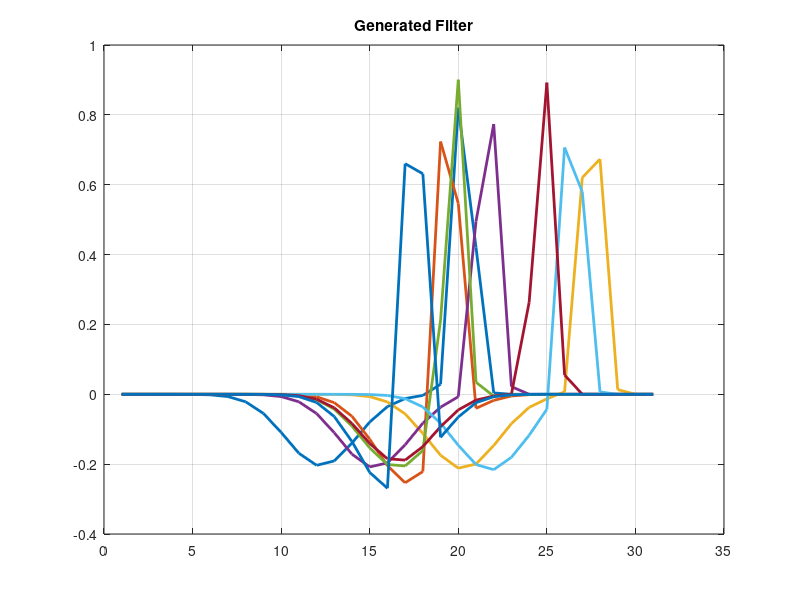

MATLAB code for this plot: (Note: this script raises an error after producing the figure.)
% Different GLM settings for two arm forced choice (Nathan Schneider).
% Random data is generated for cluster activity (dimensionality reduced)
% and response (licking)
% 
% By Tomas Suarez Omedas - 08/18/2022

% Experimental setup:
%   Stim duration 1s
%   8 clusters from cells
%   Stim starts at frames 75
%   Stim presented for 30 frames

%% Setup
clear; close all; clc

nClusters   = 8;
nFrames     = 200;
nTrials     = 153;
nChoices    = 4;
nStims      = 9;

fs          = 30; % frame rate

firstFrame  = 75;
lastFrame   = 85;

cutIn       = 75:105; % frames of neural data fed into GLM
ntfilt      = length(cutIn); % Size of time filter

%% Set Figure
figure
set(gcf,'Color','w')


%% Generate AM noise stimulus
% Stimulus is amplitude modulated noise. Begins at frame 75 and lasts for
% 30 frames. Stimulus frames are nonzero integer and no-stim frames are
% zero
stims       = 1:nStims;
reps        = ones(size(stims))*nTrials/nStims;
stimOrder   = repelem(stims,reps);
stimOrder   = stimOrder(randperm(length(stimOrder)));
StimulusMat = zeros(nTrials,nFrames);
for n = 1:nTrials
    StimulusMat(n,firstFrame:lastFrame) = repelem(stimOrder(n),lastFrame-firstFrame+1);
end
% StimulusMat(:,firstFrame:lastFrame) = 1;
Stimulus    = reshape(StimulusMat',[1,nTrials*nFrames]);

paddedStim  = [zeros(1,ntfilt-1) , Stimulus];

plot(Stimulus(1:nFrames*5),'k','LineWidth',1.5)
title('Stimulus Waveform')
xlabel('Frames')
ylabel('Level (a.u.)')
grid on
axis tight


%% Create Clusters Activity (after dim reduction)
% first create prototypical shape for each cluster
shape = zeros(nClusters,nFrames);
for ii = 1:nClusters
    mu1     = firstFrame*0.8;
    mu2     = lastFrame*0.7;
    sigma1  = 0.5;
    sigma2  = 0.5;
    x       = (1:nFrames)';
    gauss1  = exp(-(x-mu1).^2/2/sigma1^2) * ii;
    gauss2  = 0.2*exp(-(x-mu2).^2/2/sigma2^2) * (nClusters-ii);
    shape(ii,:)   = gauss1+gauss2;
    shape(ii,:)   = shape(ii,:)/norm(shape);
end

% then make each trial's a function of the sound played
cResponse = zeros(nTrials,nFrames,nClusters); % cluster response
for ii = 1:nClusters
    randNoise = randn(nTrials,nFrames)*0.8;
    cResponse(:,:,ii) = shape(ii,:).*randNoise + 1./(stimOrder');
end
plot(cResponse(:,:,1)')

% Reshape Cluster Response as Design Matrix
% Design matrix is trials by timepoints*clusters
cResponse2  = cResponse(:,cutIn,:);
Xdsgn       = reshape(cResponse2,[nTrials,length(cutIn)*nClusters]);
imagesc(Xdsgn)
colorbar


%% Create Simulated Beta Weights
betaWeights = zeros(ntfilt,nClusters);
for ii = 1:nClusters
    mu1     = ntfilt - rand*ntfilt*0.5 - 0.5;
    mu2     = mu1 - rand*ntfilt*0.3 - 0.5;
    sigma1  = 0.5;
    sigma2  = 2;
    x       = (1:ntfilt)';
    gauss1  = exp(-(x-mu1).^2/2/sigma1^2);
    gauss2  = 0.2*exp(-(x-mu2).^2/2/sigma2^2);
    k       = gauss1-gauss2;
    k      = k/norm(k);
    betaWeights(:,ii)     = k;
end

plot(betaWeights,'LineWidth',2)
title('Generated Filter')
grid on

% reshape betaWeigths to match the design matrix
betas = reshape(betaWeights,[1,ntfilt*nClusters]);


%% Generate Response from Logistic function
instantRate = Xdsgn*betas';
instantProb = 1./(1+exp(-instantRate));
response    = binornd(1,instantProb);


%% Fit GLM to Data
logGLM  = glmfit(Xdsgn,response,'binomial');
const   = logGLM(1);
logGLM  = logGLM(2:end);

